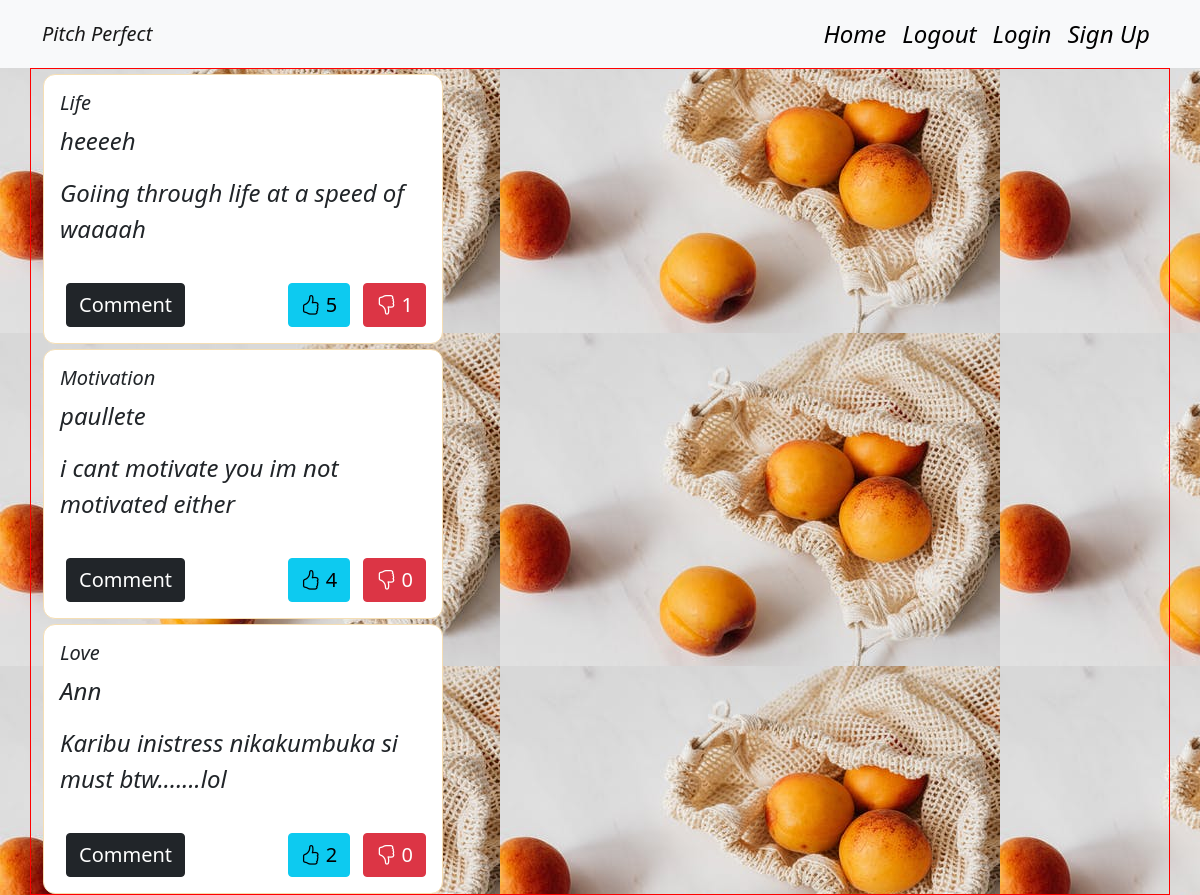
Page /pitches (signed in) on the committed database.
### app/models.py (models this page shows)
class Pitch(db.Model):
    __table_name__ = 'pitches'
    id = db.Column(db.Integer, primary_key=True)
    title = db.Column(db.String(255), nullable=False)
    category = db.Column(db.String(255), nullable=False)
    content = db.Column(db.String(255), nullable=False)
    user_id = db.Column(db.Integer, db.ForeignKey('user.id'))
    comment = db.relationship('Comment', backref='pitch', lazy='dynamic')
    upvotes = db.relationship('UpVote', backref='pitch', lazy='dynamic')
    downvotes = db.relationship('DownVote', backref='pitch', lazy='dynamic')
    date = db.Column(db.DateTime(timezone=True), default=func.now())

### app/main/views.py (the view)
@main.route('/pitches')
@login_required
def pitches():
    pitches = Pitch.query.all()
    for pitch in pitches:
        print(pitch.content)
    return render_template('display_pitch.html', pitches=pitches)

### app/__init__.py (called while the page is built)
def create_app(config_name):  # a method to instantiate our App
    app = Flask(__name__)
    app.config['SECRET_KEY'] = 'SECRET'
    app.config['SQLALCHEMY_DATABASE_URI'] = f'sqlite:///{DB_NAME}'
    db.init_app(app)  # initialise our db
    mail.init_app(app) # initialize our mail
    login_manager = LoginManager()
    login_manager.login_view = 'auth.login'
    login_manager.init_app(app)
    bootstrap = Bootstrap(app)
    @login_manager.user_loader
    def load_user(user_id):
        return User.query.get(int(user_id))
    app.config.from_object(config_options[config_name])
    from .main import main as main_blueprint
    from .auth import auth as auth_blueprint
    app.register_blueprint(main_blueprint)
    app.register_blueprint(auth_blueprint, url_prefix='/')
    from .models import User, Pitch
    create_database(app)
    return app

### app/templates/display_pitch.html
{% extends 'base.html'%}
{% from 'display_pitch_macro.html' import display_pitches%}
{% block content %}
<div>{{ display_pitches(pitches) }}</div>
{% endblock %}

### app/templates/base.html (shortened to what this page needs)
{% extends 'bootstrap/base.html'%}
     {% block styles %}
    <link href="https://cdn.jsdelivr.net/npm/bootstrap@5.0.2/dist/css/bootstrap.min.css" rel="stylesheet">
    <link rel="stylesheet" href="https://cdn.jsdelivr.net/npm/bootstrap-icons@1.8.1/font/bootstrap-icons.css">
    <link rel="stylesheet" href="https://maxcdn.bootstrapcdn.com/font-awesome/4.4.0/css/font-awesome.min.css">
    <link rel="stylesheet" href="{{ url_for('static', filename='css/styles.css')}}">
    {% endblock %}
{% block navbar %}
{% include 'navbar.html' %}
{% endblock %}

### app/templates/display_pitch_macro.html
{% extends 'base.html' %}
{% macro display_pitches(pitches) %}
<div class="container pitch">
    <div class="row">
        <div class="col-md-4">
           {% if pitches %}
          {% for pitch in pitches %}
           <div class="card pitchCard" style="width: 25rem;">
                <div class="card-body">
                    <h5 class="card-title">{{pitch.category}}</h5>
                    <p>{{pitch.title}}</p>
                    <p>{{pitch.content}}</p>
                    <div class="footer">
                        <div class="comments">
                            <a href="/comment/{{pitch.id}}"><button class="btn btn-dark">Comment</button></a>
                        </div>
                        <div class="votes">
                            <div class="upvote">
                            <a href="/like/{{pitch.id}}"><button class="btn btn-info"><i class="bi bi-hand-thumbs-up"></i> {{pitch.upvotes.count()}}</button></a>
                        </div>
                        <div class="downvote">
                            <a href="/dislike/{{pitch.id}}"><button class="btn btn-danger"><i class="bi bi-hand-thumbs-down"></i> {{pitch.downvotes.count()}}</button></a>
                        </div>
                        </div>
                    </div>
                </div>
           </div>
          {% endfor %}
         {% endif %}
        </div>
    </div>
</div>
{% endmacro %}

### app/templates/navbar.html (shortened to what this page needs)
<nav class="navbar navbar-expand-lg navbar-light bg-light">
  <div class="container">
    <a class="navbar-brand" href="#">Pitch Perfect</a>
    <div class="collapse navbar-collapse" id="navbarNav">
      <ul class="navbar-nav ms-auto">
          <li class="nav-item">
          <a class="nav-link"  href="/">Home</a>
        </li>
          <li class="nav-item">
          <a class="nav-link" href="/logout">Logout</a>
        </li>
        <li class="nav-item">
          <a class="nav-link"  href="/login">Login</a>
        </li>
        <li class="nav-item">
          <a class="nav-link" href="/sign-up">Sign Up</a>
        </li>
      </ul>
    </div>
  </div>
</nav>

### app/static/css/styles.css (style rules this page uses)
.nav-link { color: black !important; }
.card { border: 1px solid wheat; margin-top: 5px; }
.card-body { padding: 1rem; }
body { background-image: url("pexels-photo-4397920.jpeg"); font-style: italic; font-size: 1.5rem; }
.btn { margin-left: 0.3em; font-size: smaller; margin-top: 1em; }
.pitch { display: flex; align-items: center; justify-content: space-between; border: 1px solid red; }
.footer { display: flex; align-items: center; justify-content: space-between; }
.votes { display: flex; }
.pitchCard { border-radius: 0.5em; }
.downvote { margin-left: 0.3em; }

### rows in the picture
Pitch: category "Life", title "heeeeh", content "Goiing through life at a speed of waaaah", upvotes.count "5", downvotes.count "1"
Pitch: category "Motivation", title "paullete", content "i cant motivate you im not motivated either", upvotes.count "4", downvotes.count "0"
Pitch: category "Love", title "Ann", content "Karibu inistress nikakumbuka si must btw.......lol", upvotes.count "2", downvotes.count "0"
